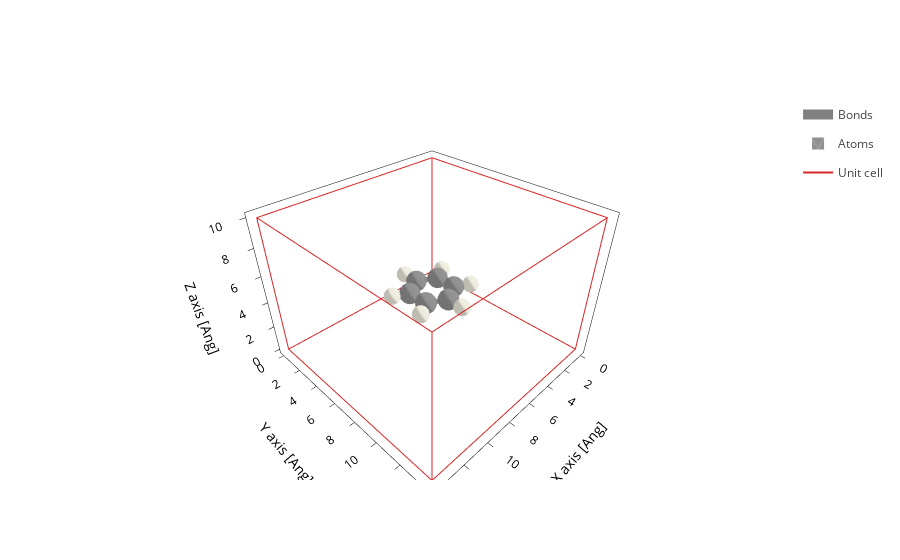

Notebook source saved alongside this figure:
### Code cell
molec.plot()

### Figure 1 — Plotly figure (JSON) as saved in the notebook; plotly's stock layout.template omitted (floating-point values rounded to 4 significant figures; data arrays with more than 128 entries replaced by an {"elided": "..."} marker saying what was removed)
{"data": [{"line": {"color": "gray", "width": 10}, "meta": {}, "mode": "lines", "name": "Bonds", "opacity": 1, "type": "scatter3d", "x": {"elided": "252 float values"}, "y": {"elided": "252 float values"}, "z": {"elided": "252 float values"}}, {"alphahull": 0, "color": "#909090", "hovertemplate": "%{meta.position}", "legendgroup": "Atoms", "meta": {"meta": {"Atoms_i": 0}, "position": "(8.23, 7.71, 5.00)"}, "name": "Atoms", "opacity": 1, "showlegend": true, "showscale": false, "type": "mesh3d", "x": {"elided": "225 float values"}, "y": {"elided": "225 float values"}, "z": {"elided": "225 float values"}}, {"alphahull": 0, "color": "#EDEADE", "hovertemplate": "%{meta.position}", "legendgroup": "Atoms", "meta": {"meta": {"Atoms_i": 1}, "position": "(9.20, 8.27, 5.00)"}, "name": "Atoms", "opacity": 1, "showlegend": false, "showscale": false, "type": "mesh3d", "x": {"elided": "225 float values"}, "y": {"elided": "225 float values"}, "z": {"elided": "225 float values"}}, {"alphahull": 0, "color": "#909090", "hovertemplate": "%{meta.position}", "legendgroup": "Atoms", "meta": {"meta": {"Atoms_i": 2}, "position": "(7.00, 8.42, 5.00)"}, "name": "Atoms", "opacity": 1, "showlegend": false, "showscale": false, "type": "mesh3d", "x": {"elided": "225 float values"}, "y": {"elided": "225 float values"}, "z": {"elided": "225 float values"}}, {"alphahull": 0, "color": "#EDEADE", "hovertemplate": "%{meta.position}", "legendgroup": "Atoms", "meta": {"meta": {"Atoms_i": 3}, "position": "(7.00, 9.54, 5.00)"}, "name": "Atoms", "opacity": 1, "showlegend": false, "showscale": false, "type": "mesh3d", "x": {"elided": "225 float values"}, "y": {"elided": "225 float values"}, "z": {"elided": "225 float values"}}, {"alphahull": 0, "color": "#909090", "hovertemplate": "%{meta.position}", "legendgroup": "Atoms", "meta": {"meta": {"Atoms_i": 4}, "position": "(5.77, 7.71, 5.00)"}, "name": "Atoms", "opacity": 1, "showlegend": false, "showscale": false, "type": "mesh3d", "x": {"elided": "225 float values"}, "y": {"elided": "225 float values"}, "z": {"elided": "225 float values"}}, {"alphahull": 0, "color": "#EDEADE", "hovertemplate": "%{meta.position}", "legendgroup": "Atoms", "meta": {"meta": {"Atoms_i": 5}, "position": "(4.80, 8.27, 5.00)"}, "name": "Atoms", "opacity": 1, "showlegend": false, "showscale": false, "type": "mesh3d", "x": {"elided": "225 float values"}, "y": {"elided": "225 float values"}, "z": {"elided": "225 float values"}}, {"alphahull": 0, "color": "#909090", "hovertemplate": "%{meta.position}", "legendgroup": "Atoms", "meta": {"meta": {"Atoms_i": 6}, "position": "(5.77, 6.29, 5.00)"}, "name": "Atoms", "opacity": 1, "showlegend": false, "showscale": false, "type": "mesh3d", "x": {"elided": "225 float values"}, "y": {"elided": "225 float values"}, "z": {"elided": "225 float values"}}, {"alphahull": 0, "color": "#EDEADE", "hovertemplate": "%{meta.position}", "legendgroup": "Atoms", "meta": {"meta": {"Atoms_i": 7}, "position": "(4.80, 5.73, 5.00)"}, "name": "Atoms", "opacity": 1, "showlegend": false, "showscale": false, "type": "mesh3d", "x": {"elided": "225 float values"}, "y": {"elided": "225 float values"}, "z": {"elided": "225 float values"}}, {"alphahull": 0, "color": "#909090", "hovertemplate": "%{meta.position}", "legendgroup": "Atoms", "meta": {"meta": {"Atoms_i": 8}, "position": "(7.00, 5.58, 5.00)"}, "name": "Atoms", "opacity": 1, "showlegend": false, "showscale": false, "type": "mesh3d", "x": {"elided": "225 float values"}, "y": {"elided": "225 float values"}, "z": {"elided": "225 float values"}}, {"alphahull": 0, "color": "#EDEADE", "hovertemplate": "%{meta.position}", "legendgroup": "Atoms", "meta": {"meta": {"Atoms_i": 9}, "position": "(7.00, 4.46, 5.00)"}, "name": "Atoms", "opacity": 1, "showlegend": false, "showscale": false, "type": "mesh3d", "x": {"elided": "225 float values"}, "y": {"elided": "225 float values"}, "z": {"elided": "225 float values"}}, {"alphahull": 0, "color": "#909090", "hovertemplate": "%{meta.position}", "legendgroup": "Atoms", "meta": {"meta": {"Atoms_i": 10}, "position": "(8.23, 6.29, 5.00)"}, "name": "Atoms", "opacity": 1, "showlegend": false, "showscale": false, "type": "mesh3d", "x": {"elided": "225 float values"}, "y": {"elided": "225 float values"}, "z": {"elided": "225 float values"}}, {"alphahull": 0, "color": "#EDEADE", "hovertemplate": "%{meta.position}", "legendgroup": "Atoms", "meta": {"meta": {"Atoms_i": 11}, "position": "(9.20, 5.73, 5.00)"}, "name": "Atoms", "opacity": 1, "showlegend": false, "showscale": false, "type": "mesh3d", "x": {"elided": "225 float values"}, "y": {"elided": "225 float values"}, "z": {"elided": "225 float values"}}, {"meta": {}, "mode": "lines", "name": "Unit cell", "type": "scatter3d", "x": [0.0, 0.0, 14.0, 14.0, 0.0, 0.0, NaN, 0.0, 0.0, 0.0, 14.0, 14.0, 0.0, NaN, 14.0, 14.0, NaN, 14.0, 14.0], "y": [0.0, 14.0, 14.0, 14.0, 14.0, 14.0, NaN, 14.0, 0.0, 0.0, 0.0, 0.0, 0.0, NaN, 14.0, 0.0, NaN, 14.0, 0.0], "z": [0.0, 0.0, 0.0, 10.0, 10.0, 0.0, NaN, 10.0, 10.0, 0.0, 0.0, 10.0, 10.0, NaN, 0.0, 0.0, NaN, 10.0, 10.0]}], "layout": {"autosize": true, "scene": {"aspectmode": "data", "aspectratio": {"x": 1.119, "y": 1.119, "z": 0.7991}, "xaxis": {"title": {"text": "X axis [Ang]"}, "type": "linear"}, "yaxis": {"title": {"text": "Y axis [Ang]"}, "type": "linear"}, "zaxis": {"title": {"text": "Z axis [Ang]"}, "type": "linear"}}, "xaxis": {"scaleanchor": "y", "scaleratio": 1, "title": {"text": "X axis [Ang]"}}, "yaxis": {"title": {"text": "Y axis [Ang]"}}}}
